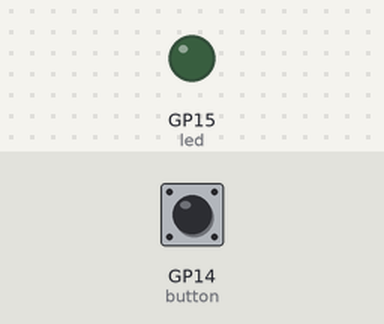
A program run on a simulated Raspberry Pi Pico running MicroPython. Parts: output pins drawn as LEDs (lit = HIGH). Wiring (from the project's diagram.json): blue button on GP14, green LED on GP15. Inputs (shaded band) come from the test bench; at power-on: GP14 (button) LOW.

Above: at 1.2 s.
1.3 s: GP14 (button) pulled HIGH for 0.15 s
At 1.37 s:
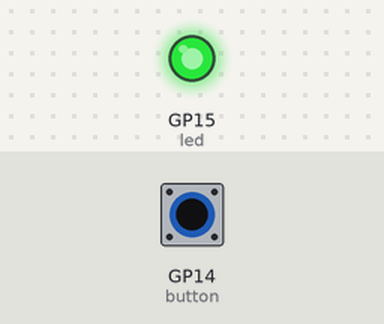
2.9 s: GP14 (button) pulled HIGH for 3.2 s
At 7.2 s:
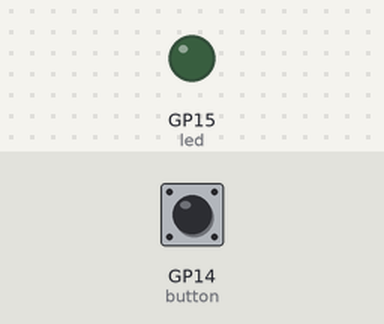
Timing chart, 0 to 8.7 s (numbered marks = the images above; inputs shaded):
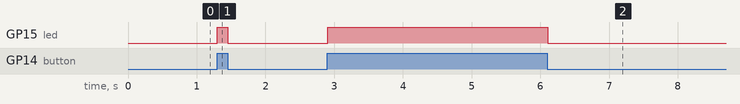

The program:

main.py
```python
from machine import Pin
import time

led    = Pin(15, Pin.OUT)
button = Pin(14, Pin.IN, Pin.PULL_DOWN)

while True:
    if button.value() == 1:
        led.on()
    else:
        led.off()
    time.sleep(0.05)
```

Measured:
- after the input at 1.3 s, GP15 (led): LOW → HIGH at once, → LOW 0.15 s later
- after the input at 2.9 s, GP15 (led): LOW → HIGH at once, → LOW 3.2 s later
